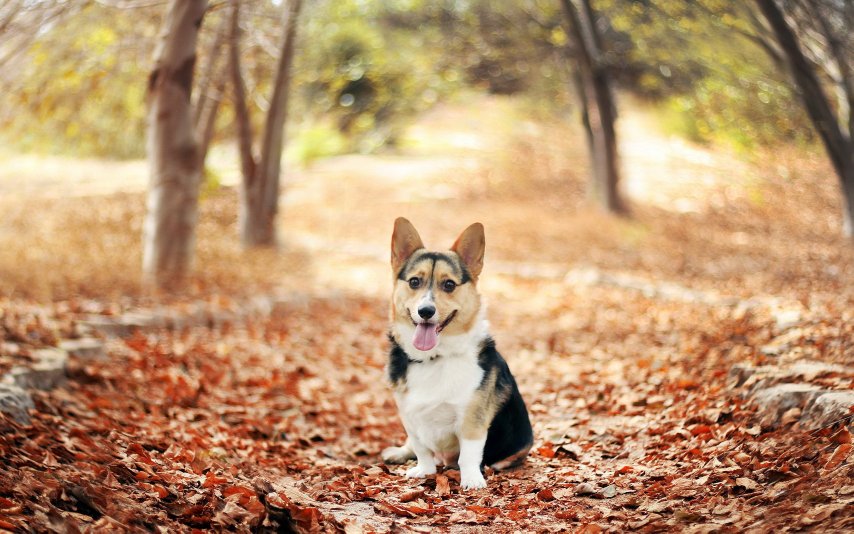
#> input picture dog.jpg, 2560 x 1600 px (shown at 1/3 size)
$ python batch_process.py ../dog.jpg   (Python 2 division)   (older library calls are emulated)
#> lines starting #> are read from the running program, lines starting #| are printed output that depends on the picture
#!/usr/bin/env python
# Batch image resize script using PIL

"""
This script takes the original size images from the Oxford17 flower dataset
and first rescales them to 256x256 pixels, then performs a center crop to
achieve a final image size of 227x227 pixels. The resized images are placed
in the /data/resized directory

This was a helpful link for doing batch processing of images with PIL:

http://www.coderholic.com/batch-image-processing-with-python/
"""

import sys
import os.path
from PIL import Image

# Resize and crop parameters
resize_size = (256, 256)
crop_size = (227, 227)

# Create new directory for storing resized images
if not os.path.exists('data/resized'):
    os.mkdir('data/resized')

# Loop through all provided arguments
for i in range(1, len(sys.argv)):
    try:
        # Attempt to open an image file
        filepath = sys.argv[i]
        image = Image.open(filepath)
#> image is the input picture: PIL image 2560x1600 RGB; mean R, G, B 184.8, 147, 109.7
    except IOError, e:
        # Report error, and then skip to the next argument
        print "Problem opening", filepath, ":", e
        continue

    # Resize the image
    image = image.resize(resize_size, Image.ANTIALIAS)
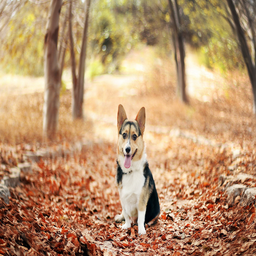
#> image: PIL image 256x256 RGB; mean R, G, B 184.8, 147, 109.7
    # left, top, right, bottom
    image = image.crop(((resize_size[1]-crop_size[1])/2, (resize_size[0]-crop_size[0])/2, \
                       (resize_size[1]+crop_size[1])/2, (resize_size[0]+crop_size[0])/2))
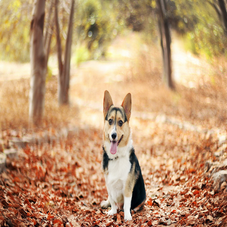
#> image: PIL image 227x227 RGB; mean R, G, B 191.5, 153.1, 114.2

    # Split our original filename into name and extension
    name = os.path.basename(os.path.normpath(filepath))

    # Save resized images in the /data/resized directory
    image.save('./data/resized/' + name)
